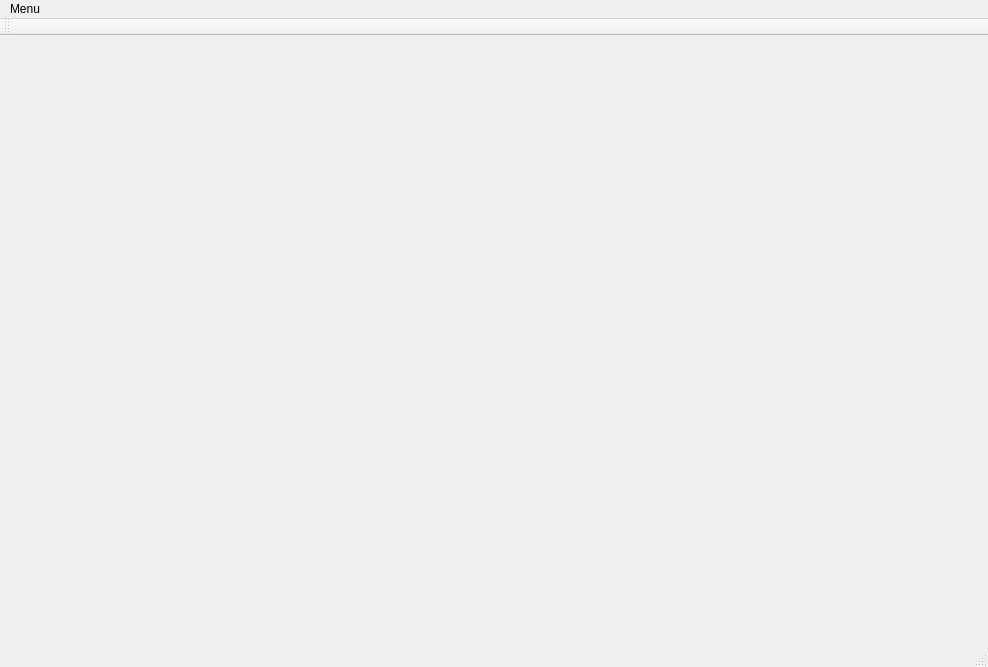
<?xml version="1.0" encoding="UTF-8"?>
<ui version="4.0">
 <class>MainWindow</class>
 <widget class="QMainWindow" name="MainWindow">
  <property name="geometry">
   <rect>
    <x>0</x>
    <y>0</y>
    <width>988</width>
    <height>667</height>
   </rect>
  </property>
  <property name="windowTitle">
   <string>MainWindow</string>
  </property>
  <widget class="QWidget" name="centralWidget">
   <layout class="QVBoxLayout" name="verticalLayout_2">
    <item>
     <layout class="QHBoxLayout" name="horizontalLayout">
      <property name="sizeConstraint">
       <enum>QLayout::SetDefaultConstraint</enum>
      </property>
     </layout>
    </item>
   </layout>
  </widget>
  <widget class="QMenuBar" name="menuBar">
   <property name="geometry">
    <rect>
     <x>0</x>
     <y>0</y>
     <width>988</width>
     <height>22</height>
    </rect>
   </property>
   <widget class="QMenu" name="menuMenu">
    <property name="title">
     <string>Menu</string>
    </property>
    <addaction name="actionQuitter"/>
   </widget>
   <addaction name="menuMenu"/>
  </widget>
  <widget class="QToolBar" name="mainToolBar">
   <attribute name="toolBarArea">
    <enum>TopToolBarArea</enum>
   </attribute>
   <attribute name="toolBarBreak">
    <bool>false</bool>
   </attribute>
  </widget>
  <widget class="QStatusBar" name="statusBar"/>
  <action name="actionQuitter">
   <property name="text">
    <string>Quitter</string>
   </property>
  </action>
 </widget>
 <layoutdefault spacing="6" margin="11"/>
 <resources/>
 <connections/>
</ui>
